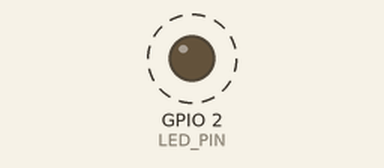
Recording of a sketch running on a simulated ESP32. Shown: output pins drawn as LEDs (lit = HIGH). Dashed ring = blinking.

Above: at 0.5 s.
Timing chart, 0 to 4.6 s (numbered marks = the images above):
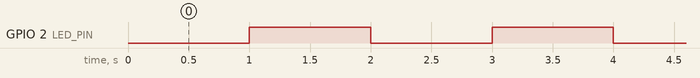

The sketch:

ESP32_LED_Timer.ino
```cpp
/*
  Project: ESP32 LED Controller Using Hardware Timer
  Name: Prerna Bhalshankar
  Department: Electronics and Telecommunication
  Board: ESP32 DevKit
*/

#include <Arduino.h>

const int LED_PIN = 2;

hw_timer_t *ledTimer = nullptr;

volatile bool timerEvent = false;
bool ledState = LOW;

// Timer interrupt function
void IRAM_ATTR onTimer()
{
  timerEvent = true;
}

void setup()
{
  // Set LED pin as output
  pinMode(LED_PIN, OUTPUT);

  digitalWrite(LED_PIN, LOW);

  // Initialize hardware timer
  ledTimer = timerBegin(1000000);

  // Attach timer interrupt
  timerAttachInterrupt(ledTimer, &onTimer);

  // Set timer interval to 1 second
  timerAlarm(ledTimer, 1000000, true, 0);
}

void loop()
{
  // Check timer event
  if (timerEvent)
  {
    timerEvent = false;

    // Toggle LED
    ledState = !ledState;

    digitalWrite(LED_PIN, ledState);
  }
}
```

Measured:
- by itself, GPIO 2 (LED_PIN): alternates HIGH for 1.0 s and LOW for 1.0 s
